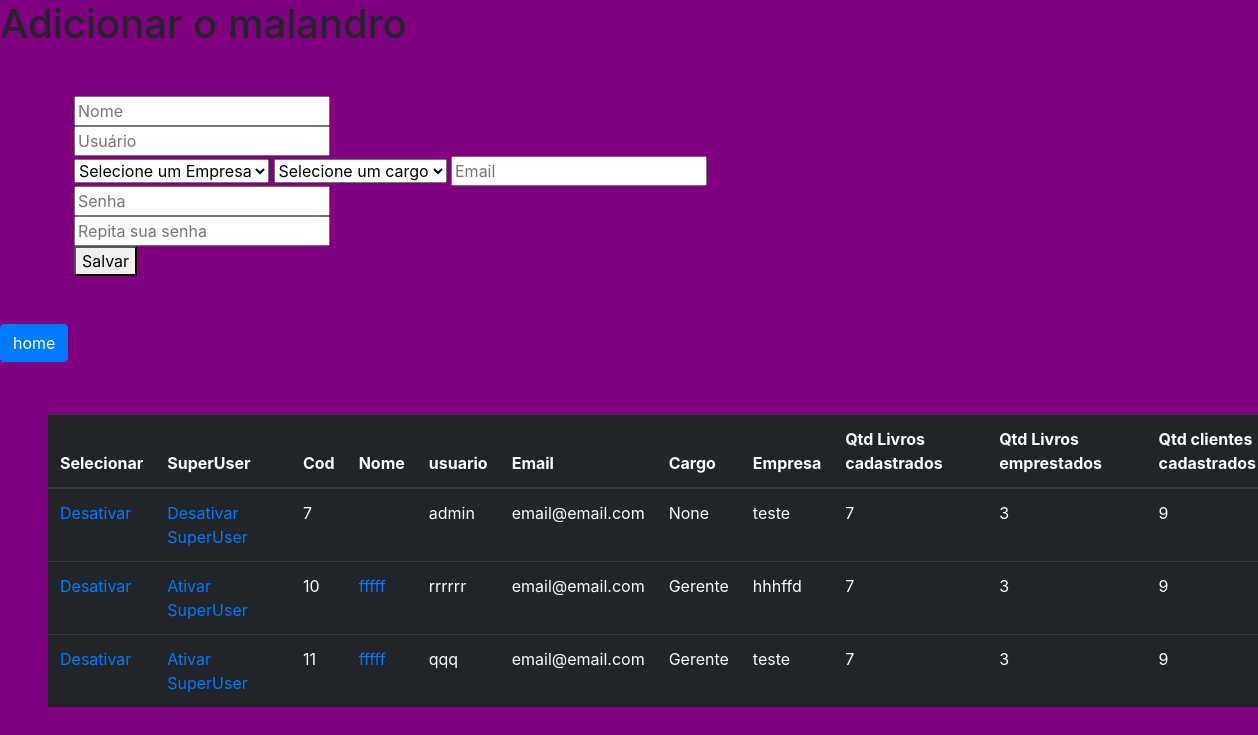
Page /accounts/add-user/ (signed in) on the earlier database version.
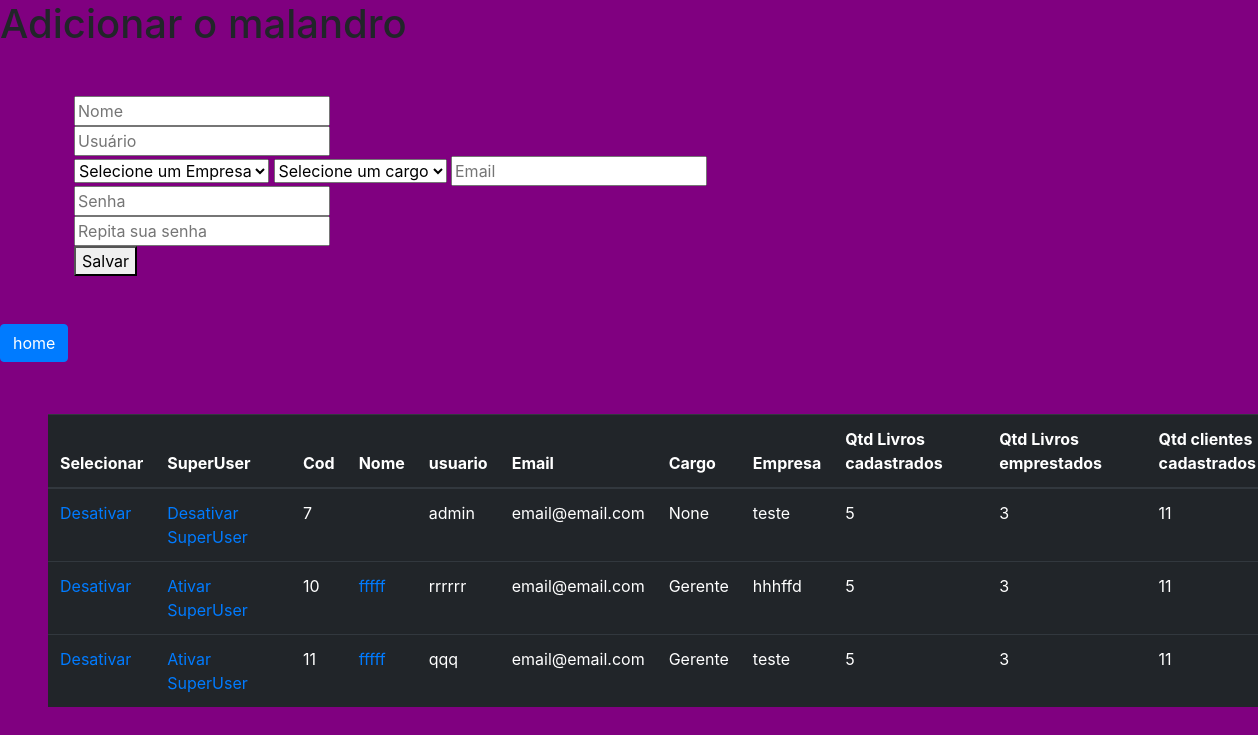
Same page on the later database version.
### accounts/models.py (models this page shows, shortened)
class CustomUser(AbstractUser):
    cargo = models.ForeignKey(Cargos, on_delete=models.SET_NULL, null=True, blank=True)
    empresa = models.ForeignKey(Empresas, on_delete=models.SET_NULL, null=True, blank=True)
    groups = models.ManyToManyField(
        'auth.Group',
        related_name='customuser_groups',
        blank=True,
        verbose_name='groups',
        help_text='The groups this user belongs to. A user will get all permissions granted to each of their groups.',
    )
    user_permissions = models.ManyToManyField(
        'auth.Permission',
        related_name='customuser_permissions',
        blank=True,
        verbose_name='user permissions',
        help_text='Specific permissions for this user.',
    )

class Cargos(models.Model):
    name = models.CharField(max_length=255)
    def __str__(self) -> str:
        return self.name
    class Meta:
        verbose_name = 'Cargo'
        verbose_name_plural = 'Cargos'

### empresa/models.py (models this page shows)
class Empresas(models.Model):
    cod = models.IntegerField(unique=True)
    name = models.CharField(max_length=255, blank=False)
    cnpj = models.CharField(max_length=14)
    created_at = models.DateTimeField()
    active = models.BooleanField(default=False)
    total_usuarios = models.IntegerField(default=0)
    total_livros = models.IntegerField(default=0)
    total_livros_emprestados = models.IntegerField(default=0)
    total_clientes = models.IntegerField(default=0)
    def __str__(self):
        return self.name
    class Meta:
        verbose_name = 'Empresa'
        verbose_name_plural = 'Empresas'

### accounts/views.py (the view, shortened to what this page needs)
# urls.py: path('add-user/', views.add_user, name='add-user'),
@login_required(redirect_field_name='login')
def add_user(request):
    if not request.user.is_superuser:
        messages.error(request, 'Você não tem permissão para adicionar um usuário.', extra_tags='warning')
        return redirect('home')
    total_livros_cadastrados = Livro.objects.count()
    total_livros_emprestados = Emprestimo.objects.filter(devolvido=False).count()
    total_clientes_cadastrados = Cliente.objects.count()
    empresas = Empresas.objects.all()
    cargos = Cargos.objects.all()
    users = CustomUser.objects.all()
    if not empresas.exists():
        messages.warning(request, 'Não existem empresas cadastradas. Por favor, adicione uma empresa antes de criar usuários.', extra_tags='info')
        return redirect('add-empresa')
    return render(request, 'pages/add-user.html', {
        'empresas': empresas,
        'cargos': cargos,
        'users': users,
        'total_livros_cadastrados': total_livros_cadastrados,
        'total_livros_emprestados': total_livros_emprestados,
        'total_clientes_cadastrados': total_clientes_cadastrados,
    })

### cliente/models.py (called while the page is built)
    def save(self, *args, **kwargs):
        if not self.cod:
            self.cod = str(uuid4())
        super().save(*args, **kwargs)

### accounts/templates/pages/add-user.html (shortened to what this page needs)
{% load static%}
<!DOCTYPE html>
<html lang="en">
<head>
    <link rel="stylesheet" href="https://stackpath.bootstrapcdn.com/bootstrap/4.1.3/css/bootstrap.min.css">
    <link rel="stylesheet" href="{% static 'css/global.css' %}">
</head>
<body>
    <h1> Adicionar o malandro</h1>
    <form method="POST"  class="container mt-5" enctype="multipart/form-data">{% csrf_token %}
        <input type="text" name="name" placeholder="Nome"><br>
        <input type="text" name="usuario" placeholder="Usuário"><br>
        <select name="empresa" id="">
            <option value="">Selecione um Empresa</option>
        </select>
        <select name="cargo" id="">
            <option value="">Selecione um cargo</option>
        </select>
        <input type="text" name="email" placeholder="Email"><br>
        <input type="text" name="senha" placeholder="Senha"><br>
        <input type="text" name="senha-repete" placeholder="Repita sua senha"><br>
        <button type="submit">Salvar</button>
    </form>
    <a href="{% url 'home' %}" class=" btn btn-primary mt-5 mb-1"> home</a>
<table class="table table-dark m-5">
    <thead>
        <tr>
            <th scope="col">Selecionar</th>
            <th scope="col">SuperUser</th>
            <th scope="col">Cod</th>
            <th scope="col">Nome</th>
            <th scope="col">usuario</th>
            <th scope="col">Email</th>
            <th scope="col">Cargo</th>
            <th scope="col">Empresa</th>
            <th scope="col">Qtd Livros cadastrados</th>
            <th scope="col">Qtd Livros emprestados</th>
            <th scope="col">Qtd clientes cadastrados</th>
        </tr>
    </thead>
    <tbody>
        {% for user in users %}
        <tr>
            <td>
                {% if user.is_active %}
                    <a href="{% url 'desativar-user' user.id %}">Desativar</a>
                {% else %}
                    <a href="{% url 'ativar-user' user.id %}">Ativar</a>
                {% endif %}
            </td>
            <td>
                {% if user.is_superuser %}
                    <a href="{% url 'desativar-superuser' user.id %}">Desativar SuperUser</a>
                {% else %}
                    <a href="{% url 'ativar-superuser' user.id %}">Ativar SuperUser</a>
                {% endif %}
            </td>
            <td scope="row">{{ user.id }}</td>
            <td>
                <a href="{% url 'user-detail' user.id %}">
                    {{ user.first_name }}
            </td>
            <td>{{ user.username }}</td>
            <td>{{ user.email }}</td>
            <td>{{ user.cargo }}</td>
            <td>{{ user.empresa }}</td>
            <td>{{ total_livros_cadastrados }}</td>
            <td>{{ total_livros_emprestados }}</td>
            <td>{{ total_clientes_cadastrados }}</td>
        </tr>
        {% endfor %}
    </tbody>
</table>
</body>
</html>

Differences in the rows shown:
changed CustomUser "admin": empresa "7" → "5"; total_clientes_cadastrados "9" → "11"
changed CustomUser "rrrrrr": total_livros_cadastrados "7" → "5"; total_clientes_cadastrados "9" → "11"
changed CustomUser "qqq": empresa "7" → "5"; id "9" → "11"
